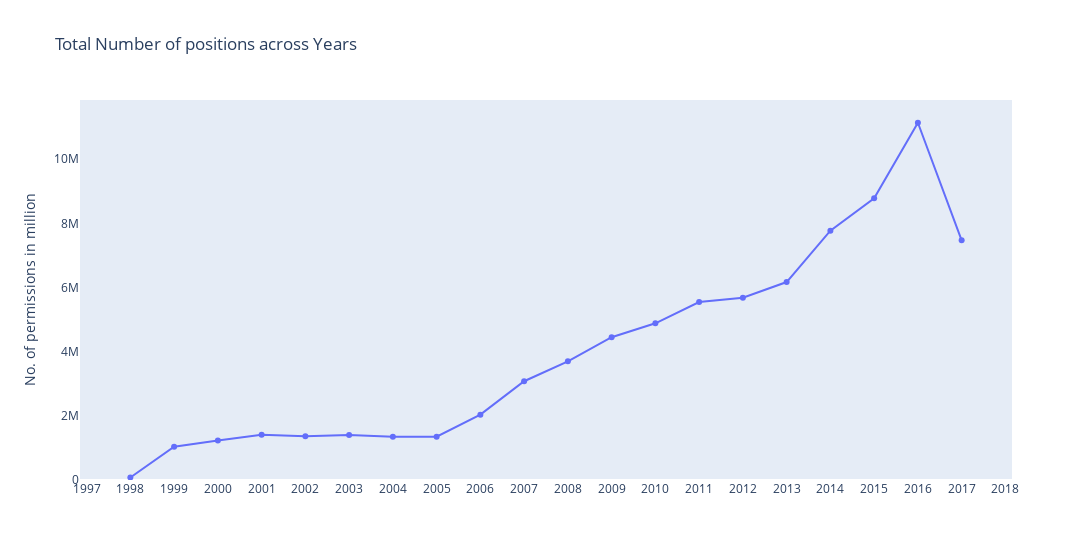

The code cell stored with this chart in its notebook:
### Code cell
fig = go.Figure(
    go.Scatter(
        x=groupped.index.astype(str).tolist(), y=groupped.values.tolist(),
        mode="lines+markers",
        hovertext=["Period: " + str(i) for i in groupped.index]
    ),
    go.Layout(
        title="Total Number of positions across Years",
        xaxis={"showgrid":False, "dtick":1},
        yaxis={"showgrid":False, "rangemode":"tozero", "title":"No. of permissions in million"},
        width=1200
    )
)
fig.show()

### Figure 1 — Plotly figure (JSON) as saved in the notebook; plotly's stock layout.template omitted (floating-point values rounded to 4 significant figures)
{"data": [{"hovertext": ["Period: 1998", "Period: 1999", "Period: 2000", "Period: 2001", "Period: 2002", "Period: 2003", "Period: 2004", "Period: 2005", "Period: 2006", "Period: 2007", "Period: 2008", "Period: 2009", "Period: 2010", "Period: 2011", "Period: 2012", "Period: 2013", "Period: 2014", "Period: 2015", "Period: 2016", "Period: 2017"], "mode": "lines+markers", "type": "scatter", "x": ["1998", "1999", "2000", "2001", "2002", "2003", "2004", "2005", "2006", "2007", "2008", "2009", "2010", "2011", "2012", "2013", "2014", "2015", "2016", "2017"], "y": [78169, 1037700, 1227814, 1408338, 1363211, 1403496, 1345672, 1350193, 2037453, 3078802, 3699021, 4450822, 4884307, 5545457, 5683547, 6169832, 7769858, 8782048, 11134651, 7469845]}], "layout": {"title": {"text": "Total Number of positions across Years"}, "width": 1200, "xaxis": {"dtick": 1, "showgrid": false}, "yaxis": {"rangemode": "tozero", "showgrid": false, "title": {"text": "No. of permissions in million"}}}}
